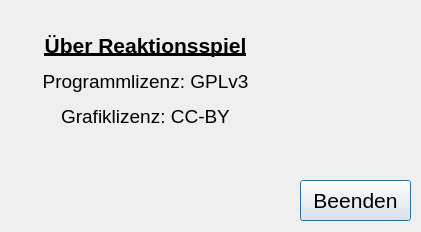
<?xml version="1.0" encoding="UTF-8"?>
<ui version="4.0">
 <class>AboutGameDialog</class>
 <widget class="QDialog" name="AboutGameDialog">
  <property name="geometry">
   <rect>
    <x>0</x>
    <y>0</y>
    <width>421</width>
    <height>232</height>
   </rect>
  </property>
  <property name="font">
   <font>
    <pointsize>16</pointsize>
   </font>
  </property>
  <property name="windowTitle">
   <string>Über Reaktionsspiel</string>
  </property>
  <property name="windowIcon">
   <iconset>
    <normaloff>../../resources/static/img/vector/plus.svg</normaloff>../../resources/static/img/vector/plus.svg</iconset>
  </property>
  <widget class="QPushButton" name="exitPushButton">
   <property name="geometry">
    <rect>
     <x>300</x>
     <y>180</y>
     <width>111</width>
     <height>41</height>
    </rect>
   </property>
   <property name="text">
    <string>Beenden</string>
   </property>
  </widget>
  <widget class="QLabel" name="textLabel">
   <property name="geometry">
    <rect>
     <x>0</x>
     <y>10</y>
     <width>291</width>
     <height>141</height>
    </rect>
   </property>
   <property name="text">
    <string>&lt;html&gt;&lt;head/&gt;&lt;body&gt;&lt;p align=&quot;center&quot;&gt;&lt;span style=&quot; font-weight:600; text-decoration: underline;&quot;&gt;Über Reaktionsspiel&lt;/span&gt;&lt;/p&gt;&lt;p align=&quot;center&quot;&gt;&lt;span style=&quot; font-size:14pt;&quot;&gt;Programmlizenz: GPLv3&lt;/span&gt;&lt;/p&gt;&lt;p align=&quot;center&quot;&gt;&lt;span style=&quot; font-size:14pt;&quot;&gt;Grafiklizenz: CC-BY&lt;/span&gt;&lt;/p&gt;&lt;/body&gt;&lt;/html&gt;</string>
   </property>
  </widget>
 </widget>
 <resources/>
 <connections>
  <connection>
   <sender>exitPushButton</sender>
   <signal>clicked()</signal>
   <receiver>AboutGameDialog</receiver>
   <slot>close()</slot>
   <hints>
    <hint type="sourcelabel">
     <x>359</x>
     <y>323</y>
    </hint>
    <hint type="destinationlabel">
     <x>211</x>
     <y>173</y>
    </hint>
   </hints>
  </connection>
 </connections>
</ui>
